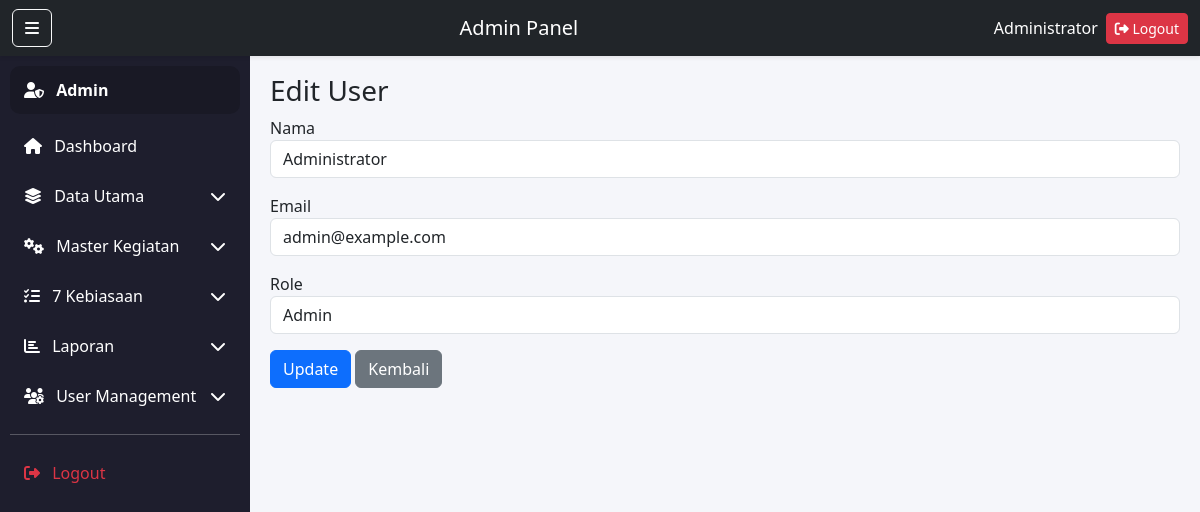
/admin/user_edit.php?id=1 (signed in), run on the app's committed database.
### tables this page shows
CREATE TABLE `users` (
  `id` int NOT NULL,
  `nama` varchar(100) NOT NULL,
  `email` varchar(100) NOT NULL,
  `password` varchar(255) NOT NULL,
  `role` enum('admin','kurikulum') NOT NULL,
  `created_at` timestamp NULL DEFAULT CURRENT_TIMESTAMP
);

### admin/user_edit.php (the view, shortened to what this page needs)
<?php
require '../config.php';
$id = (int)($_GET['id'] ?? 0);
$data = $conn->query("SELECT * FROM users WHERE id=$id")->fetch_assoc();
?>
<!DOCTYPE html>
<html>
<head>
<link rel="stylesheet" href="https://cdn.jsdelivr.net/npm/bootstrap@5.3.3/dist/css/bootstrap.min.css">
</head>
<body>
<?php include 'layout/header.php'; ?>
<?php include 'layout/sidebar.php'; ?>
<div class="content">
<h3>Edit User</h3>
<form method="POST">
<div class="mb-3">
<label>Nama</label>
<input type="text" name="nama" class="form-control" value="<?= $data['nama'] ?>" required>
</div>
<div class="mb-3">
<label>Email</label>
<input type="email" name="email" class="form-control" value="<?= $data['email'] ?>" required>
</div>
<div class="mb-3">
<label>Role</label>
<select name="role" class="form-control">
    <option value="admin" <?= $data['role']=='admin'?'selected':'' ?>>Admin</option>
</select>
</div>
<button class="btn btn-primary">Update</button>
<a href="user.php" class="btn btn-secondary">Kembali</a>
</form>
</div>
</body>
</html>

### admin/layout/header.php (style rules this page uses)
:root { --sbw: 250px; --navh: 56px; --bg: #f5f6fa; --sb: #1e1e2d; --sbHover: #34344a; }
html, body { height: 100%; }
body { background: var(--bg); overflow-x: hidden; }
.content { margin-left: var(--sbw); padding: calc(var(--navh) + 18px) 20px 20px 20px; position: relative; z-index: 1; max-width: 100%; }

### data on the page
users: nama "Administrator", email "admin@example.com", role "Admin"

### other printed values
$_SESSION['nama'] "Administrator"
